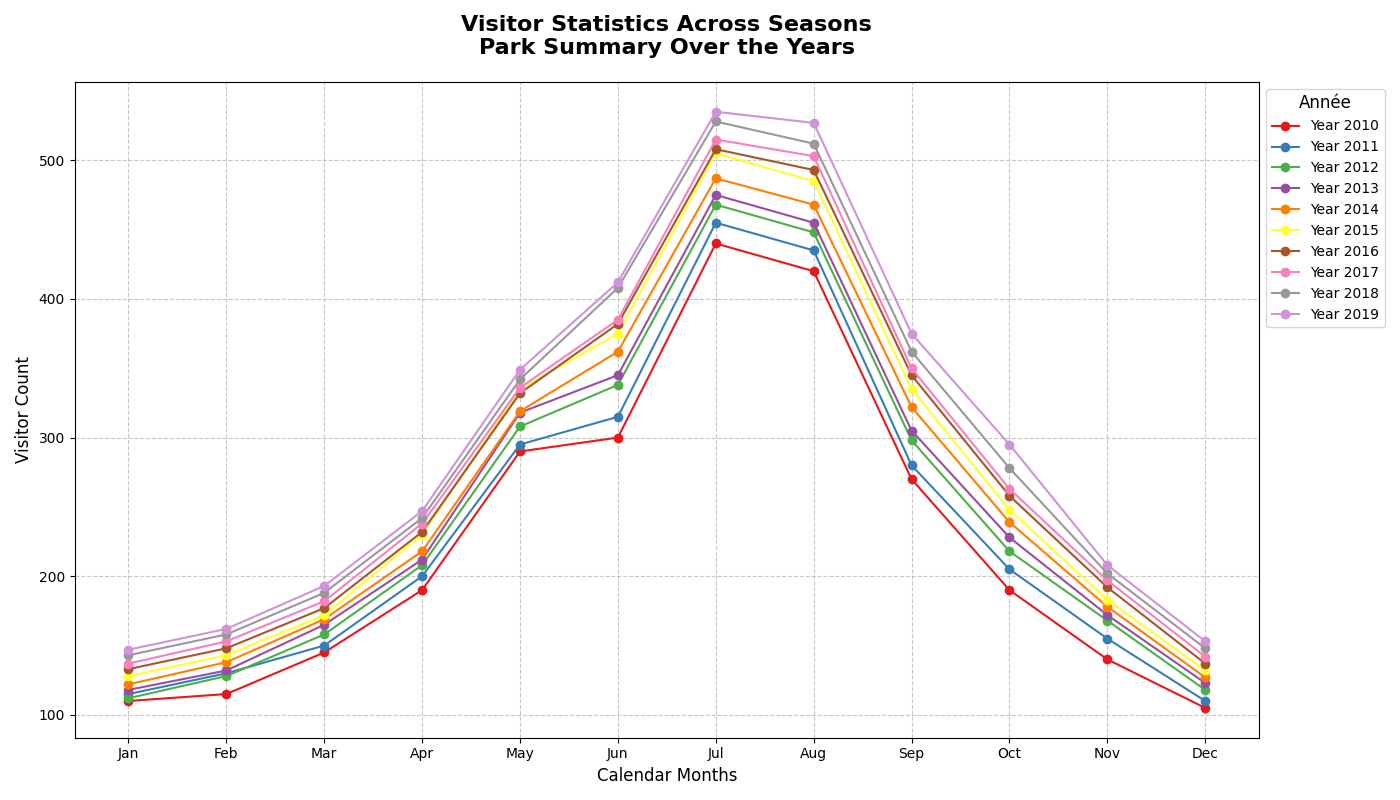

This figure's Python source:
import matplotlib.pyplot as plt
import numpy as np

years = np.arange(2010, 2020)
months = ["Jan", "Feb", "Mar", "Apr", "May", "Jun", "Jul", "Aug", "Sep", "Oct", "Nov", "Dec"]
visitors = [
    [110, 115, 145, 190, 290, 300, 440, 420, 270, 190, 140, 105],  # 2010 altered
    [115, 130, 150, 200, 295, 315, 455, 435, 280, 205, 155, 110],  # 2011 altered
    [112, 128, 158, 208, 308, 338, 468, 448, 298, 218, 168, 118],  # 2012 altered
    [118, 132, 165, 212, 318, 345, 475, 455, 305, 228, 172, 123],  # 2013 altered
    [122, 138, 169, 218, 319, 362, 487, 468, 322, 239, 178, 127],  # 2014 altered
    [128, 143, 172, 230, 335, 375, 505, 485, 335, 248, 183, 132],  # 2015 altered
    [133, 148, 177, 232, 332, 382, 508, 493, 345, 258, 192, 137],  # 2016 altered
    [137, 153, 182, 238, 336, 385, 515, 503, 350, 263, 197, 142],  # 2017 altered
    [143, 158, 188, 242, 342, 408, 528, 512, 362, 278, 202, 148],  # 2018 altered
    [147, 162, 193, 247, 349, 412, 535, 527, 375, 295, 208, 153],  # 2019 altered
]

new_colors = ['#E41A1C', '#377EB8', '#4DAF4A', '#984EA3', '#FF7F00', 
              '#FFFF33', '#A65628', '#F781BF', '#999999', '#CE93D8']  # New color palette

fig, ax = plt.subplots(figsize=(14, 8))

for i, year in enumerate(years):
    ax.plot(months, visitors[i], label=f"Year {str(year)}", marker='o', color=new_colors[i])

ax.set_title("Visitor Statistics Across Seasons\nPark Summary Over the Years", fontsize=16, fontweight='bold', pad=20)
ax.set_xlabel('Calendar Months', fontsize=12)
ax.set_ylabel('Visitor Count', fontsize=12)

ax.legend(title="Année", title_fontsize='12', fontsize=10, loc='upper left', bbox_to_anchor=(1, 1))
ax.grid(True, linestyle='--', alpha=0.7)

plt.tight_layout()
plt.show()
